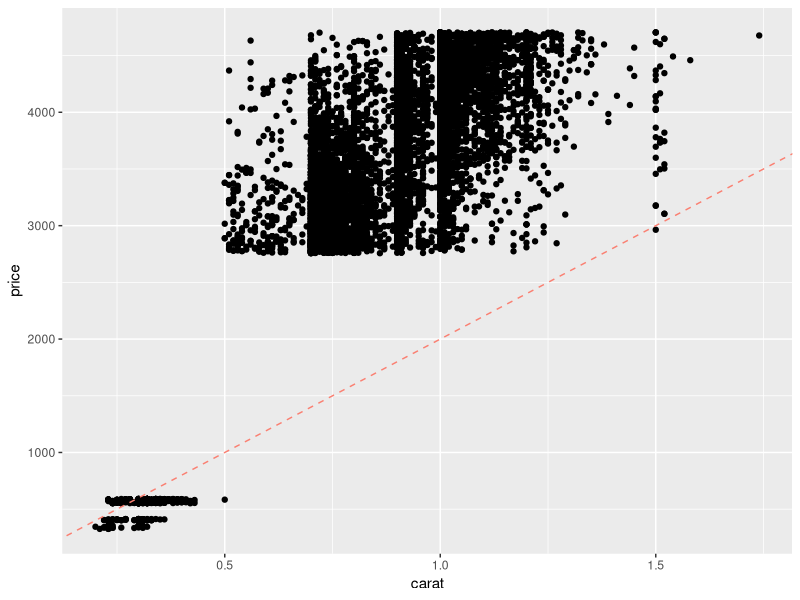
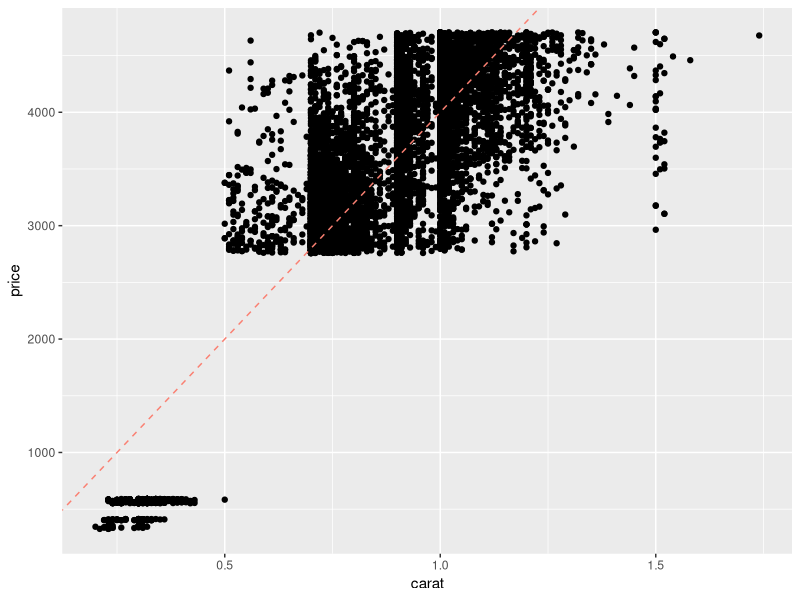
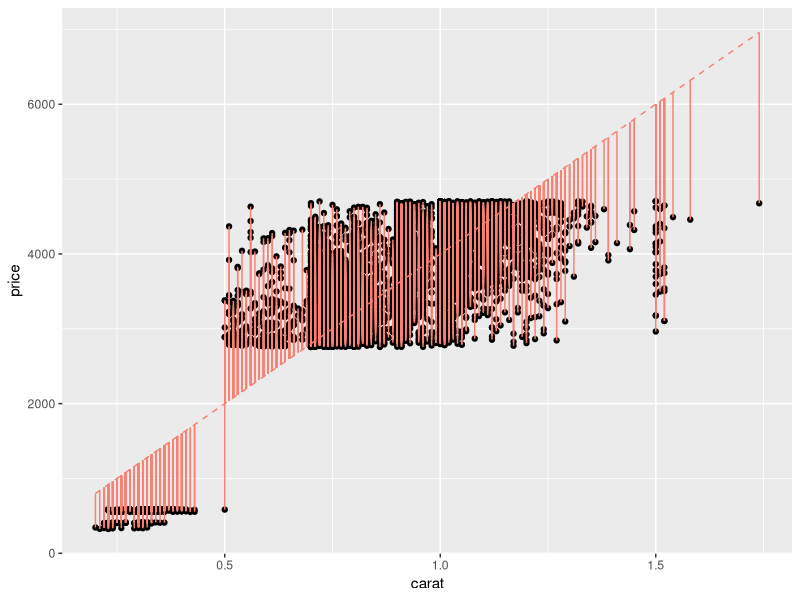
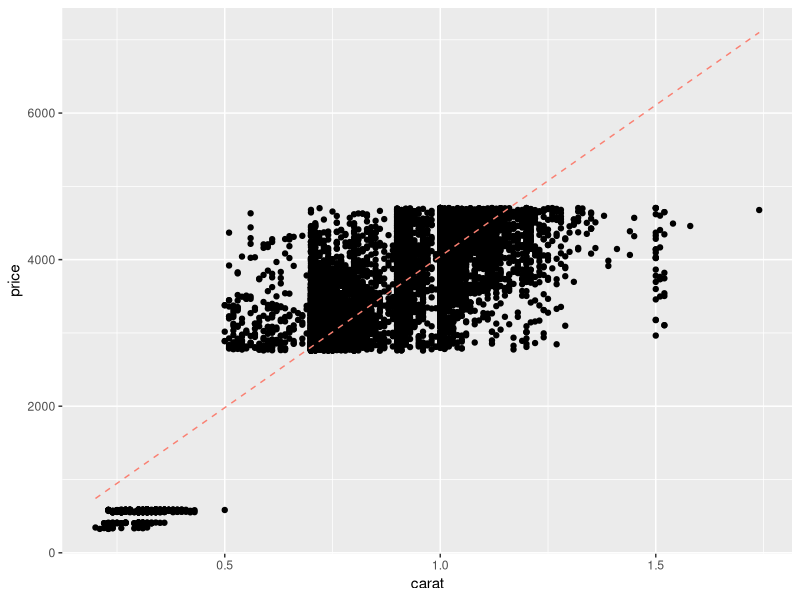
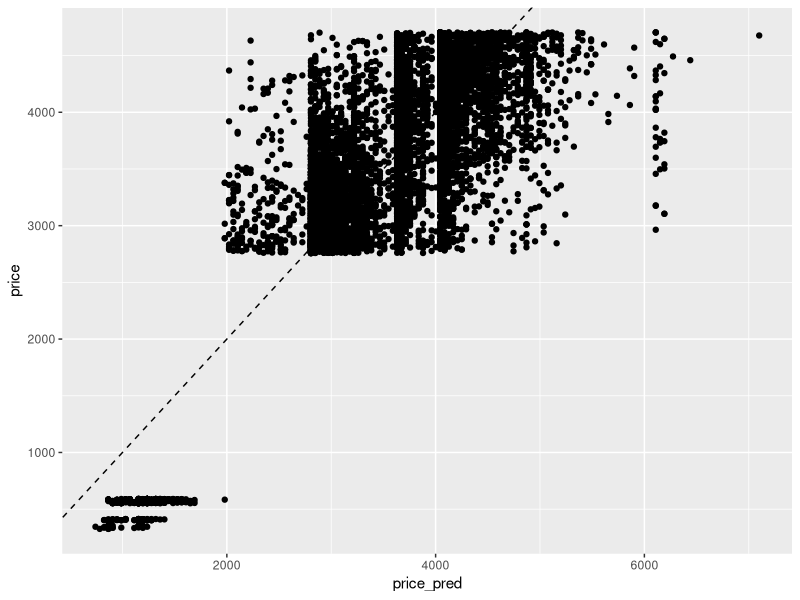
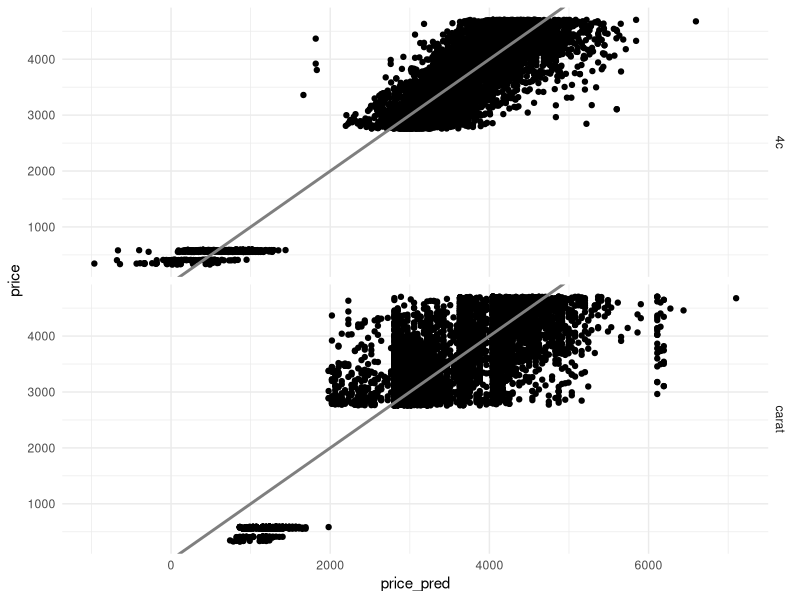
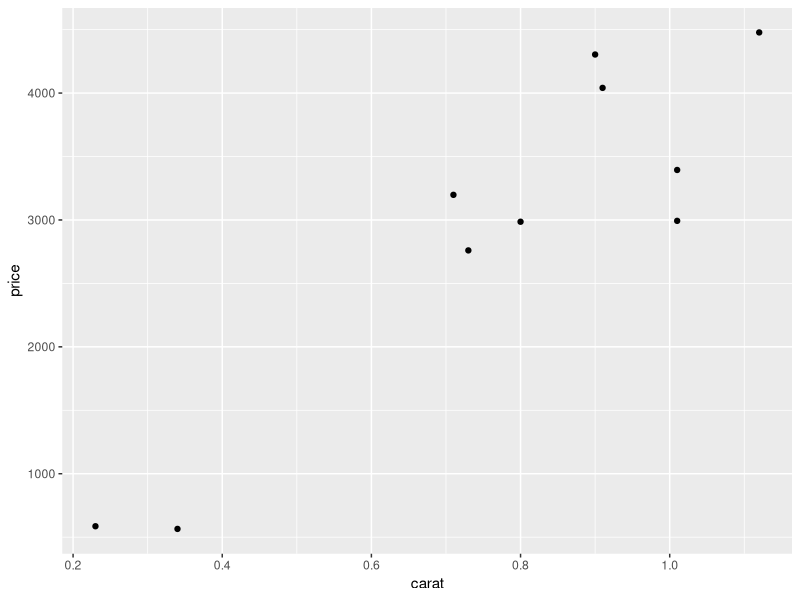

Write the R code that produced these figures, in order.
## ---- chunk 1
library(tidyverse)
library(modelr)
library(broom)
## ---- chunk 2
set.seed(101)
df_train <-
  diamonds %>%
  slice(1:1e4)

df_test <-
  diamonds %>%
  slice((1e4+1):2e4)
## ---- chunk 3
## Set model parameter values [theta]
slope <- 1000 / 0.5 # Eyeball: $1000 / (1/2) carat
intercept <- 0

## Represent model as an `abline`
df_train %>%

  ggplot(aes(carat, price)) +
  geom_point() +
  geom_abline(
    slope = slope,
    intercept = intercept,
    linetype = 2,
    color = "salmon"
  )
## ---- chunk 4
## Set model parameter values [theta]
slope <- 2000 / 0.5 # Adjusted by factor of 2
intercept <- 0

## Represent model as an `abline`
df_train %>%

  ggplot(aes(carat, price)) +
  geom_point() +
  geom_abline(
    slope = slope,
    intercept = intercept,
    linetype = 2,
    color = "salmon"
  )
## ---- chunk 5
## Set model parameter values [theta]
slope <- 2000 / 0.5
intercept <- 0

## Compute predicted values
df_train %>%
  mutate(price_pred = slope * carat + intercept) %>%

  ## Visualize *residuals* as vertical bars
  ggplot(aes(carat, price)) +
  geom_point() +
  geom_segment(
    aes(xend = carat, yend = price_pred),
    color = "salmon"
  ) +
  geom_line(
    aes(y = price_pred),
    linetype = 2,
    color = "salmon"
  )
## ---- chunk 6
## Fit model
fit_carat <-
  df_train %>%
  lm(
    data = .,               # Data for fit
    formula = price ~ carat # Formula for fit
  )

## ---- chunk 7
## Compute predicted values
df_train %>%
  add_predictions(
    model = fit_carat,
    var = "price_pred"
  ) %>%

  ## Visualize *residuals* as vertical bars
  ggplot(aes(carat, price)) +
  geom_point() +
  geom_line(
    aes(y = price_pred),
    linetype = 2,
    color = "salmon"
  )
## ---- chunk 8
## Compute metrics
mse(fit_carat, df_train)
rsquare(fit_carat, df_train)
## ---- chunk 9
## Predicted vs Actual
df_train %>%
  add_predictions(
    model = fit_carat,
    var = "price_pred"
  ) %>%

  ggplot(aes(price_pred, price)) +
  geom_abline(slope = 1, intercept = 0, linetype = 2) +
  geom_point()
## ---- chunk 10
## Fit model
fit_4c <-
  df_train %>%
  lm(
    data = .,
    formula = price ~ carat + cut + color + clarity
  )
## ---- chunk 11
## Compute metrics
rsquare(fit_carat, df_train)
rsquare(fit_4c, df_train)
## ---- chunk 12
## Predicted vs Actual
df_train %>%
  add_predictions(
    model = fit_carat,
    var = "price_pred-carat"
  ) %>%
  add_predictions(
    model = fit_4c,
    var = "price_pred-4c"
  ) %>%
  pivot_longer(
    names_to = c(".value", "model"),
    names_sep = "-",
    cols = contains("price_pred")
  ) %>%

  ggplot(aes(price_pred, price)) +
  geom_point() +
  geom_abline(slope = 1, intercept = 0, size = 1, color = "grey50") +

  facet_grid(model ~ .) +
  theme_minimal()
## ---- chunk 13
set.seed(113)

df_train %>%
  slice_sample(n = 10) %>%


  ggplot(aes(carat, price)) +
  geom_point()
